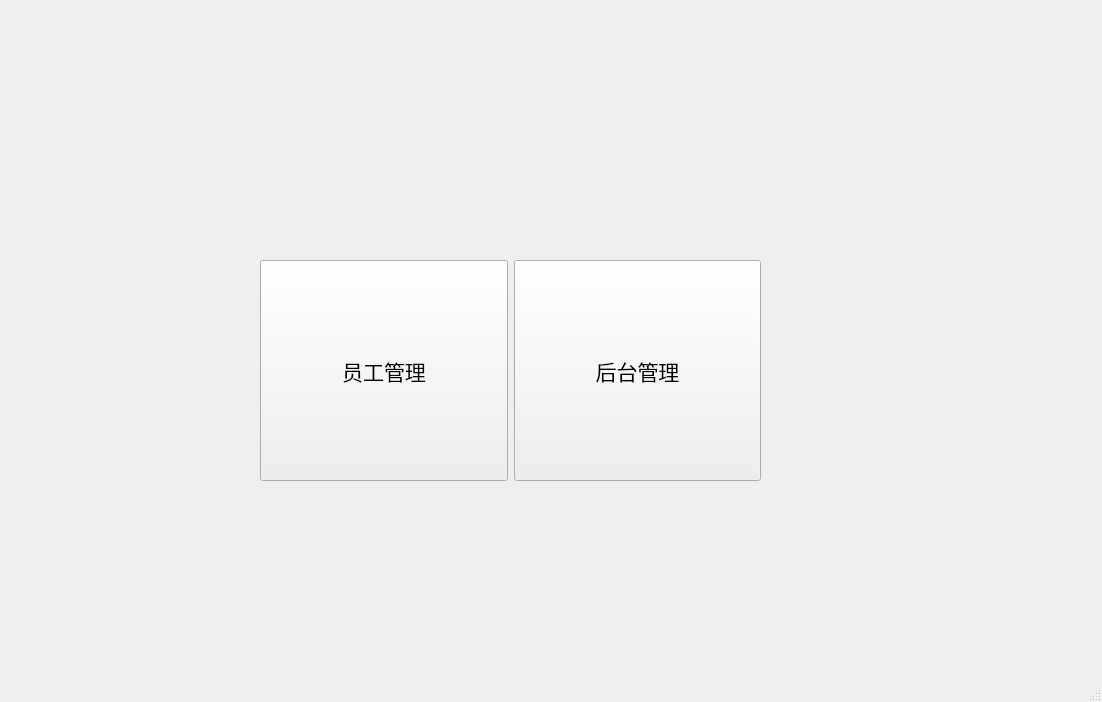
<?xml version="1.0" encoding="UTF-8"?>
<ui version="4.0">
 <class>AdministratorWindow</class>
 <widget class="QMainWindow" name="AdministratorWindow">
  <property name="geometry">
   <rect>
    <x>0</x>
    <y>0</y>
    <width>1102</width>
    <height>702</height>
   </rect>
  </property>
  <property name="windowTitle">
   <string>MainWindow</string>
  </property>
  <widget class="QWidget" name="centralwidget">
   <widget class="QWidget" name="layoutWidget">
    <property name="geometry">
     <rect>
      <x>260</x>
      <y>260</y>
      <width>501</width>
      <height>221</height>
     </rect>
    </property>
    <layout class="QHBoxLayout" name="horizontalLayout">
     <item>
      <widget class="QPushButton" name="staffpushButton">
       <property name="sizePolicy">
        <sizepolicy hsizetype="Ignored" vsizetype="Ignored">
         <horstretch>0</horstretch>
         <verstretch>0</verstretch>
        </sizepolicy>
       </property>
       <property name="font">
        <font>
         <family>华文行楷</family>
         <pointsize>16</pointsize>
        </font>
       </property>
       <property name="text">
        <string>员工管理</string>
       </property>
      </widget>
     </item>
     <item>
      <widget class="QPushButton" name="cargopushButton">
       <property name="sizePolicy">
        <sizepolicy hsizetype="Ignored" vsizetype="Ignored">
         <horstretch>0</horstretch>
         <verstretch>0</verstretch>
        </sizepolicy>
       </property>
       <property name="font">
        <font>
         <family>华文行楷</family>
         <pointsize>16</pointsize>
        </font>
       </property>
       <property name="text">
        <string>后台管理</string>
       </property>
      </widget>
     </item>
    </layout>
   </widget>
  </widget>
  <widget class="QMenuBar" name="menubar">
   <property name="geometry">
    <rect>
     <x>0</x>
     <y>0</y>
     <width>1102</width>
     <height>25</height>
    </rect>
   </property>
  </widget>
  <widget class="QStatusBar" name="statusbar"/>
 </widget>
 <resources/>
 <connections/>
</ui>
